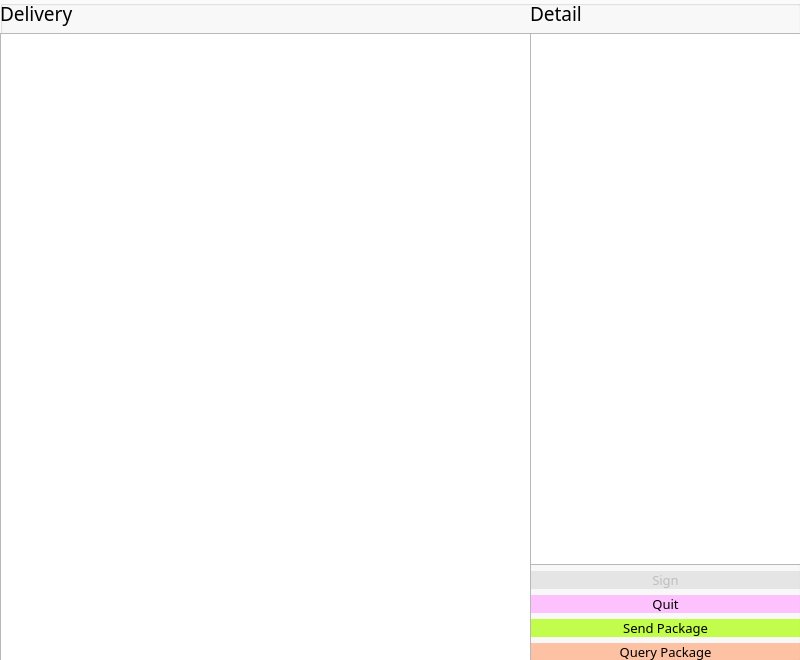
<?xml version="1.0" encoding="UTF-8"?>
<ui version="4.0">
 <class>MainWindow</class>
 <widget class="QMainWindow" name="MainWindow">
  <property name="geometry">
   <rect>
    <x>0</x>
    <y>0</y>
    <width>800</width>
    <height>660</height>
   </rect>
  </property>
  <property name="windowTitle">
   <string>logisticsManagement</string>
  </property>
  <widget class="QWidget" name="centralwidget">
   <property name="styleSheet">
    <string notr="true">QWidget#centralwidget{background-color: rgb(251, 251, 251);}</string>
   </property>
   <widget class="QWidget" name="widget" native="true">
    <property name="geometry">
     <rect>
      <x>0</x>
      <y>0</y>
      <width>800</width>
      <height>660</height>
     </rect>
    </property>
    <widget class="QGroupBox" name="groupBox">
     <property name="geometry">
      <rect>
       <x>0</x>
       <y>0</y>
       <width>801</width>
       <height>661</height>
      </rect>
     </property>
     <property name="styleSheet">
      <string notr="true">QGroupBox{}</string>
     </property>
     <property name="title">
      <string/>
     </property>
     <widget class="QWidget" name="verticalLayoutWidget">
      <property name="geometry">
       <rect>
        <x>530</x>
        <y>0</y>
        <width>271</width>
        <height>661</height>
       </rect>
      </property>
      <layout class="QVBoxLayout" name="verticalLayout">
       <item>
        <widget class="QLabel" name="label_2">
         <property name="font">
          <font>
           <family>Corbel</family>
           <pointsize>14</pointsize>
           <weight>50</weight>
           <italic>false</italic>
           <bold>false</bold>
          </font>
         </property>
         <property name="text">
          <string>Detail</string>
         </property>
        </widget>
       </item>
       <item>
        <widget class="QListWidget" name="listWidget"/>
       </item>
       <item>
        <layout class="QGridLayout" name="managebtn" columnstretch="0">
         <property name="sizeConstraint">
          <enum>QLayout::SetDefaultConstraint</enum>
         </property>
         <item row="2" column="0">
          <widget class="QPushButton" name="sendbtn">
           <property name="font">
            <font>
             <family>Corbel</family>
             <pointsize>10</pointsize>
            </font>
           </property>
           <property name="styleSheet">
            <string notr="true">QPushButton{background-color:rgba(170, 255, 0,70%);border:2px;border-radius: 10px;}
QPushButton:hover{background-color:rgb(85, 255, 127);color:black;}</string>
           </property>
           <property name="text">
            <string>Send Package</string>
           </property>
          </widget>
         </item>
         <item row="0" column="0">
          <widget class="QPushButton" name="signbtn">
           <property name="enabled">
            <bool>false</bool>
           </property>
           <property name="font">
            <font>
             <family>Corbel</family>
             <pointsize>10</pointsize>
            </font>
           </property>
           <property name="styleSheet">
            <string notr="true">QPushButton{background-color:rgba(210,210,210,50%);border:2px;border-radius: 10px;}
QPushButton:hover{background-color:rgb(0, 255, 255);color:black;}</string>
           </property>
           <property name="text">
            <string>Sign</string>
           </property>
          </widget>
         </item>
         <item row="4" column="0">
          <widget class="QPushButton" name="querybtn">
           <property name="font">
            <font>
             <family>Corbel</family>
             <pointsize>10</pointsize>
            </font>
           </property>
           <property name="styleSheet">
            <string notr="true">QPushButton{background-color:rgba(255, 170, 127,70%);border:2px;border-radius: 10px;}
QPushButton:hover{background-color:rgb(255, 255, 127);color:black;}</string>
           </property>
           <property name="text">
            <string>Query Package</string>
           </property>
          </widget>
         </item>
         <item row="1" column="0">
          <widget class="QPushButton" name="quitbtn">
           <property name="font">
            <font>
             <family>Corbel</family>
             <pointsize>10</pointsize>
            </font>
           </property>
           <property name="styleSheet">
            <string notr="true">QPushButton{background-color:rgba(255, 170, 255,70%);border:2px;border-radius: 10px;}
QPushButton:hover{background-color:#ff6767;color:black;}
</string>
           </property>
           <property name="text">
            <string>Quit</string>
           </property>
          </widget>
         </item>
        </layout>
       </item>
      </layout>
     </widget>
     <widget class="QWidget" name="verticalLayoutWidget_2">
      <property name="geometry">
       <rect>
        <x>0</x>
        <y>0</y>
        <width>531</width>
        <height>661</height>
       </rect>
      </property>
      <layout class="QVBoxLayout" name="verticalLayout_2">
       <item>
        <widget class="QLabel" name="label">
         <property name="font">
          <font>
           <family>Corbel</family>
           <pointsize>14</pointsize>
           <weight>50</weight>
           <italic>false</italic>
           <bold>false</bold>
          </font>
         </property>
         <property name="text">
          <string>Delivery</string>
         </property>
        </widget>
       </item>
       <item>
        <widget class="QTableWidget" name="tableWidget"/>
       </item>
      </layout>
     </widget>
     <widget class="QPushButton" name="detailbtn">
      <property name="geometry">
       <rect>
        <x>770</x>
        <y>0</y>
        <width>31</width>
        <height>31</height>
       </rect>
      </property>
      <property name="styleSheet">
       <string notr="true">image: url(:/settings.svg);
background-color: rgba(255, 255, 255, 0);
border-radius:5px;</string>
      </property>
      <property name="text">
       <string/>
      </property>
     </widget>
    </widget>
   </widget>
  </widget>
 </widget>
 <resources/>
 <connections/>
</ui>
